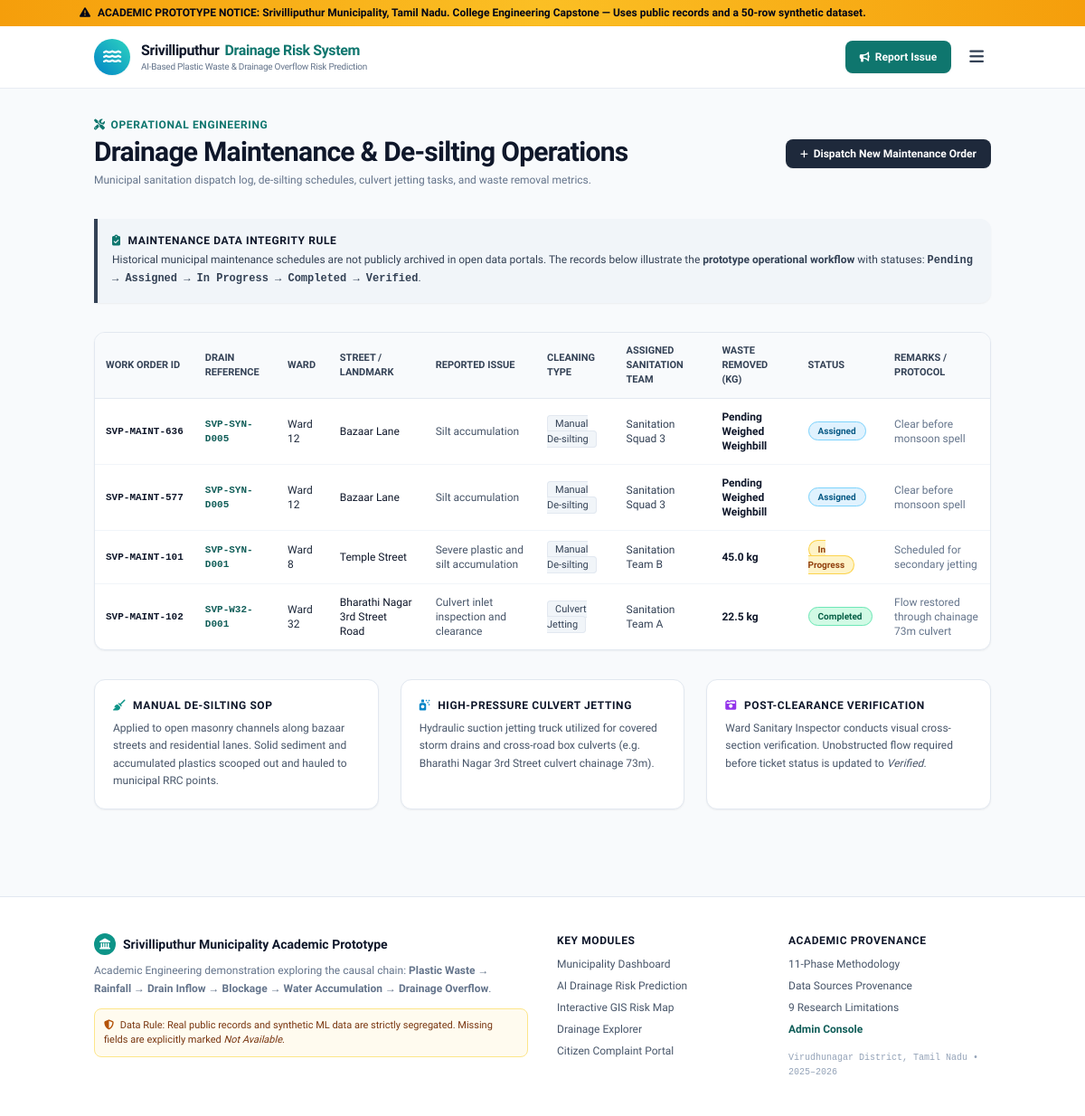
/maintenance, run on an earlier commit of the app's database.
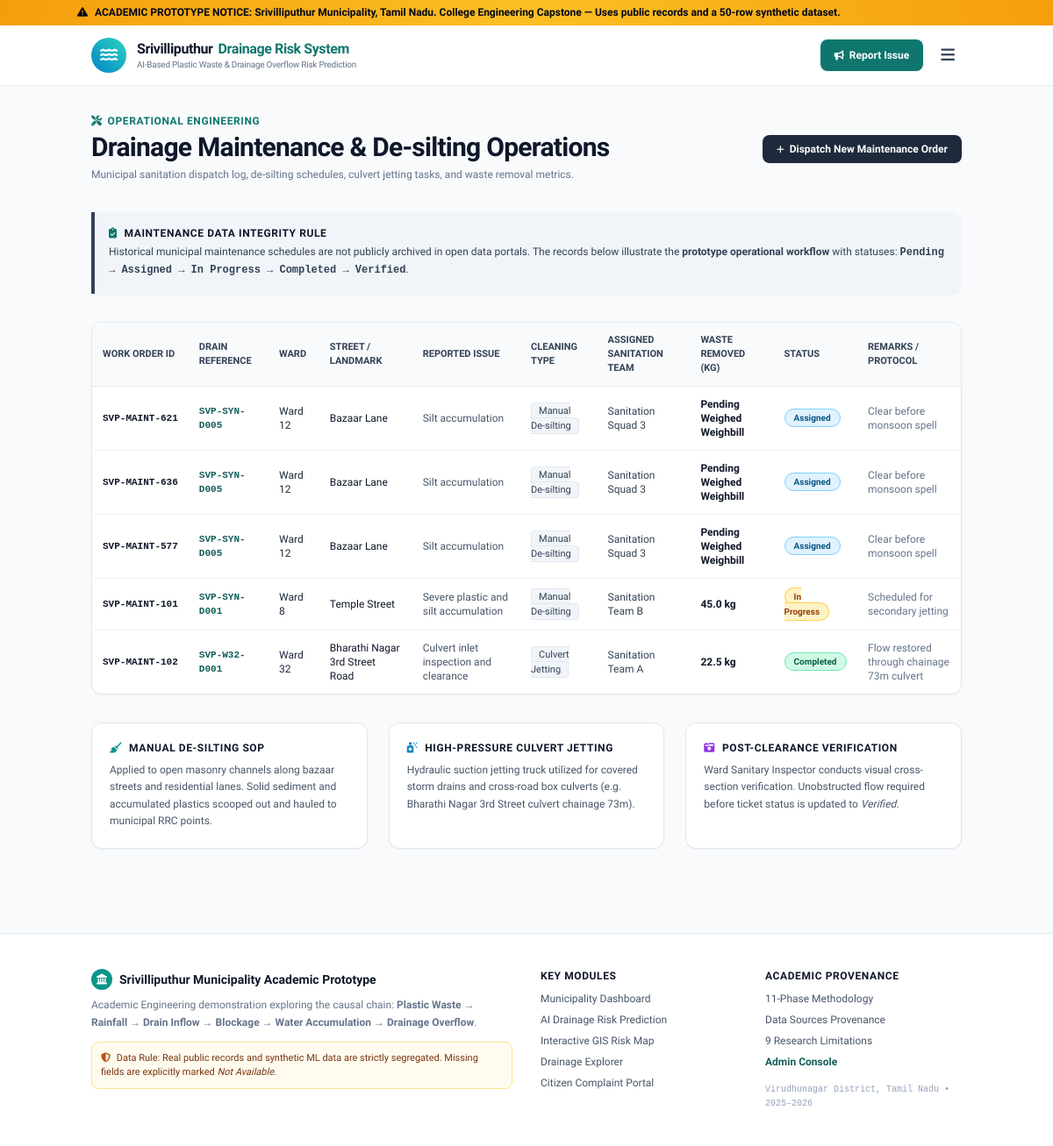
And on a later commit of the database.
### tables this page shows
CREATE TABLE maintenance_records (
        id INTEGER PRIMARY KEY AUTOINCREMENT,
        ticket_id TEXT UNIQUE NOT NULL,
        drain_id TEXT,
        ward_no INTEGER,
        street TEXT NOT NULL,
        issue_description TEXT NOT NULL,
        cleaning_type TEXT,
        cleaning_date TEXT,
        waste_removed_kg REAL,
        assigned_team TEXT,
        status TEXT NOT NULL DEFAULT 'Pending',
        completion_date TEXT,
        photo_evidence TEXT,
        remarks TEXT,
        updated_at TIMESTAMP DEFAULT CURRENT_TIMESTAMP
    );

### app.py (the view)
@app.route('/maintenance')
def maintenance():
    conn = get_db()
    c = conn.cursor()
    c.execute("SELECT * FROM maintenance_records ORDER BY updated_at DESC")
    records = [dict(row) for row in c.fetchall()]
    conn.close()
    return render_template('maintenance.html', records=records)

### app.py (called while the page is built)
def get_db():
    conn = sqlite3.connect(str(DB_PATH))
    conn.row_factory = sqlite3.Row
    return conn

@app.context_processor
def inject_global_context():
    return {
        'project_title': 'AI-Based Plastic Waste & Drainage Overflow Risk Prediction System',
        'municipality_name': 'Srivilliputhur Municipality',
        'state_name': 'Tamil Nadu',
        'prototype_disclaimer': 'Academic Demonstration Prototype — Built using public municipal records and a 50-row synthetic ML dataset. Not an official municipal deployment.',
        'current_year': '2026'
    }

### templates/maintenance.html (shortened to what the changed rows need)
{% extends "base.html" %}
{% block content %}
<div class="container mx-auto px-4 py-8">
  <div class="flex flex-col md:flex-row md:items-center justify-between gap-4 mb-8">
    <div>
      <h1 class="text-2xl md:text-3xl font-extrabold text-slate-900 tracking-tight">
        Drainage Maintenance & De-silting Operations
      </h1>
    </div>
  </div>
  <div class="bg-white border border-slate-200 rounded-xl shadow-sm overflow-hidden mb-8">
    <div class="overflow-x-auto">
      <table class="w-full text-xs text-left">
        <thead class="bg-slate-50 text-slate-700 font-semibold border-b border-slate-200 uppercase text-[11px]">
          <tr>
            <th class="px-3 py-3">Work Order ID</th>
            <th class="px-3 py-3">Drain Reference</th>
            <th class="px-3 py-3">Ward</th>
            <th class="px-3 py-3">Street / Landmark</th>
            <th class="px-3 py-3">Reported Issue</th>
            <th class="px-3 py-3">Cleaning Type</th>
            <th class="px-3 py-3">Assigned Sanitation Team</th>
            <th class="px-3 py-3">Waste Removed (kg)</th>
            <th class="px-3 py-3">Status</th>
            <th class="px-3 py-3">Remarks / Protocol</th>
          </tr>
        </thead>
        <tbody class="divide-y divide-slate-100">
          {% for m in records %}
          <tr class="hover:bg-slate-50 transition">
            <td class="px-3 py-3 font-bold text-slate-900 font-mono text-[11px] whitespace-nowrap">{{ m.ticket_id }}</td>
            <td class="px-3 py-3 font-mono text-[11px] text-teal-800 font-semibold">{{ m.drain_id if m.drain_id else 'General Ward Asset' }}</td>
            <td class="px-3 py-3">Ward {{ m.ward_no }}</td>
            <td class="px-3 py-3 font-medium text-slate-900">{{ m.street }}</td>
            <td class="px-3 py-3 text-slate-600">{{ m.issue_description }}</td>
            <td class="px-3 py-3">
              <span class="px-2 py-0.5 rounded text-[11px] font-medium bg-slate-100 text-slate-700 border border-slate-200">
                {{ m.cleaning_type if m.cleaning_type else 'Manual De-silting' }}
              </span>
            </td>
            <td class="px-3 py-3 text-slate-700 font-medium">{{ m.assigned_team if m.assigned_team else 'Pending Squad Assignment' }}</td>
            <td class="px-3 py-3 font-bold text-slate-900">
              {{ m.waste_removed_kg ~ ' kg' if m.waste_removed_kg else 'Pending Weighed Weighbill' }}
            </td>
            <td class="px-3 py-3">
              <span class="px-2.5 py-1 rounded-full text-[10px] font-bold {% if m.status == 'Completed' %}bg-emerald-100 text-emerald-800 border border-emerald-300{% elif m.status == 'In Progress' %}bg-amber-100 text-amber-800 border border-amber-300{% else %}bg-sky-100 text-sky-800 border border-sky-300{% endif %}">
                {{ m.status }}
              </span>
            </td>
            <td class="px-3 py-3 text-slate-500 max-w-xs">{{ m.remarks if m.remarks else 'Standard municipal sanitation SOP.' }}</td>
          </tr>
          {% endfor %}
        </tbody>
      </table>
    </div>
  </div>
</div>
{% endblock %}

What changed in the data, as far as the page shows it:
added maintenance_records: ticket_id "SVP-MAINT-621", drain "SVP-SYN-D005", ward_no "12", street "Bazaar Lane", issue_description "Silt accumulation", cleaning_type "Manual De-silting", assigned_team "Sanitation Squad 3", waste_removed_kg "Pending Weighed Weighbill", status "Assigned", remarks "Clear before monsoon spell"
